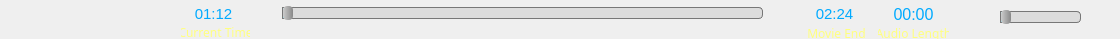
     <widget class="QWidget" name="widget_2" native="true">
      <property name="geometry">
       <rect>
        <x>92</x>
        <y>626</y>
        <width>1120</width>
        <height>39</height>
       </rect>
      </property>
      <widget class="QLabel" name="label">
       <property name="geometry">
        <rect>
         <x>0</x>
         <y>0</y>
         <width>1121</width>
         <height>39</height>
        </rect>
       </property>
       <property name="styleSheet">
        <string>QPushButton{
	border: 0px solid #8f8f91;
	border-radius: 0px;
}
QPushButton:hover{
border:1px solid #8f8f91;
color:rgb(0, 255, 0);
}</string>
       </property>
       <property name="text">
        <string/>
       </property>
       <property name="pixmap">
        <pixmap>Media/GUI/Edit_ActionControls.png</pixmap>
       </property>
       <property name="scaledContents">
        <bool>false</bool>
       </property>
      </widget>
      <widget class="QPushButton" name="Action_RewButton">
       <property name="geometry">
        <rect>
         <x>42</x>
         <y>8</y>
         <width>18</width>
         <height>17</height>
        </rect>
       </property>
       <property name="palette">
        <palette>
         <active>
          <colorrole role="Base">
           <brush brushstyle="SolidPattern">
            <color alpha="0">
             <red>255</red>
             <green>255</green>
             <blue>255</blue>
            </color>
           </brush>
          </colorrole>
         </active>
         <inactive>
          <colorrole role="Base">
           <brush brushstyle="SolidPattern">
            <color alpha="0">
             <red>255</red>
             <green>255</green>
             <blue>255</blue>
            </color>
           </brush>
          </colorrole>
         </inactive>
         <disabled>
          <colorrole role="Base">
           <brush brushstyle="SolidPattern">
            <color alpha="255">
             <red>240</red>
             <green>240</green>
             <blue>240</blue>
            </color>
           </brush>
          </colorrole>
         </disabled>
        </palette>
       </property>
       <property name="toolTip">
        <string>Rewind</string>
       </property>
       <property name="styleSheet">
        <string notr="true">QPushButton{
	border: 0px solid #8f8f91;
	border-radius: 1px;
}
QPushButton:hover{
border:1px solid #8f8f91;
color:rgb(0, 255, 0);
}
QPushButton:pressed{
background-color: rgb(0, 0, 204);
border-style: inset;
}</string>
       </property>
       <property name="text">
        <string/>
       </property>
       <property name="icon">
        <iconset>
         <normaloff>Media/GUI/Rewind.png</normaloff>Media/GUI/Rewind.png</iconset>
       </property>
       <property name="flat">
        <bool>true</bool>
       </property>
      </widget>
      <widget class="QPushButton" name="Action_PlayButton">
       <property name="geometry">
        <rect>
         <x>70</x>
         <y>8</y>
         <width>18</width>
         <height>17</height>
        </rect>
       </property>
       <property name="palette">
        <palette>
         <active>
          <colorrole role="Base">
           <brush brushstyle="SolidPattern">
            <color alpha="0">
             <red>255</red>
             <green>255</green>
             <blue>255</blue>
            </color>
           </brush>
          </colorrole>
         </active>
         <inactive>
          <colorrole role="Base">
           <brush brushstyle="SolidPattern">
            <color alpha="0">
             <red>255</red>
             <green>255</green>
             <blue>255</blue>
            </color>
           </brush>
          </colorrole>
         </inactive>
         <disabled>
          <colorrole role="Base">
           <brush brushstyle="SolidPattern">
            <color alpha="255">
             <red>240</red>
             <green>240</green>
             <blue>240</blue>
            </color>
           </brush>
          </colorrole>
         </disabled>
        </palette>
       </property>
       <property name="toolTip">
        <string>Play</string>
       </property>
       <property name="styleSheet">
        <string notr="true">QPushButton{
	border: 0px solid #8f8f91;
	border-radius: 1px;
}
QPushButton:hover{
border:1px solid #8f8f91;
color:rgb(0, 255, 0);
}
QPushButton:pressed{
background-image:url(&quot;Media\GUI\Play_active.png&quot;);
background-color: rgb(0, 0, 204);
}</string>
       </property>
       <property name="text">
        <string/>
       </property>
       <property name="icon">
        <iconset>
         <normaloff>Media/GUI/Play.png</normaloff>
         <activeon>Media/GUI/Play_active.png</activeon>Media/GUI/Play.png</iconset>
       </property>
       <property name="flat">
        <bool>true</bool>
       </property>
      </widget>
      <widget class="QPushButton" name="Action_PauseButton">
       <property name="geometry">
        <rect>
         <x>100</x>
         <y>8</y>
         <width>16</width>
         <height>17</height>
        </rect>
       </property>
       <property name="palette">
        <palette>
         <active>
          <colorrole role="Base">
           <brush brushstyle="SolidPattern">
            <color alpha="0">
             <red>255</red>
             <green>255</green>
             <blue>255</blue>
            </color>
           </brush>
          </colorrole>
         </active>
         <inactive>
          <colorrole role="Base">
           <brush brushstyle="SolidPattern">
            <color alpha="0">
             <red>255</red>
             <green>255</green>
             <blue>255</blue>
            </color>
           </brush>
          </colorrole>
         </inactive>
         <disabled>
          <colorrole role="Base">
           <brush brushstyle="SolidPattern">
            <color alpha="255">
             <red>240</red>
             <green>240</green>
             <blue>240</blue>
            </color>
           </brush>
          </colorrole>
         </disabled>
        </palette>
       </property>
       <property name="toolTip">
        <string>Pause</string>
       </property>
       <property name="styleSheet">
        <string notr="true">QPushButton{
	border: 0px solid #8f8f91;
	border-radius: 1px;
}
QPushButton:hover{
border:1px solid #8f8f91;
color:rgb(0, 255, 0);
}
QPushButton:pressed{
background-color: rgb(0, 0, 204);
border-style: inset;
}</string>
       </property>
       <property name="text">
        <string/>
       </property>
       <property name="icon">
        <iconset>
         <normaloff>Media/GUI/Pause.png</normaloff>Media/GUI/Pause.png</iconset>
       </property>
       <property name="default">
        <bool>true</bool>
       </property>
       <property name="flat">
        <bool>true</bool>
       </property>
      </widget>
      <widget class="QPushButton" name="Action_FwdButton">
       <property name="geometry">
        <rect>
         <x>128</x>
         <y>8</y>
         <width>17</width>
         <height>17</height>
        </rect>
       </property>
       <property name="palette">
        <palette>
         <active>
          <colorrole role="Base">
           <brush brushstyle="SolidPattern">
            <color alpha="0">
             <red>255</red>
             <green>255</green>
             <blue>255</blue>
            </color>
           </brush>
          </colorrole>
         </active>
         <inactive>
          <colorrole role="Base">
           <brush brushstyle="SolidPattern">
            <color alpha="0">
             <red>255</red>
             <green>255</green>
             <blue>255</blue>
            </color>
           </brush>
          </colorrole>
         </inactive>
         <disabled>
          <colorrole role="Base">
           <brush brushstyle="SolidPattern">
            <color alpha="255">
             <red>240</red>
             <green>240</green>
             <blue>240</blue>
            </color>
           </brush>
          </colorrole>
         </disabled>
        </palette>
       </property>
       <property name="toolTip">
        <string>Fast Forward</string>
       </property>
       <property name="styleSheet">
        <string notr="true">QPushButton{
	border: 0px solid #8f8f91;
	border-radius: 1px;
}
QPushButton:hover{
border:1px solid #8f8f91;
color:rgb(0, 255, 0);
}
QPushButton:pressed{
background-color: rgb(0, 0, 204);
border-style: inset;
}</string>
       </property>
       <property name="text">
        <string/>
       </property>
       <property name="icon">
        <iconset>
         <normaloff>Media/GUI/Fastforward.png</normaloff>Media/GUI/Fastforward.png</iconset>
       </property>
       <property name="flat">
        <bool>true</bool>
       </property>
      </widget>
      <widget class="QLabel" name="Action_CurrentTimeLabel">
       <property name="geometry">
        <rect>
         <x>178</x>
         <y>1</y>
         <width>71</width>
         <height>26</height>
        </rect>
       </property>
       <property name="palette">
        <palette>
         <active>
          <colorrole role="WindowText">
           <brush brushstyle="SolidPattern">
            <color alpha="255">
             <red>0</red>
             <green>170</green>
             <blue>255</blue>
            </color>
           </brush>
          </colorrole>
          <colorrole role="Text">
           <brush brushstyle="SolidPattern">
            <color alpha="255">
             <red>255</red>
             <green>255</green>
             <blue>255</blue>
            </color>
           </brush>
          </colorrole>
         </active>
         <inactive>
          <colorrole role="WindowText">
           <brush brushstyle="SolidPattern">
            <color alpha="255">
             <red>0</red>
             <green>170</green>
             <blue>255</blue>
            </color>
           </brush>
          </colorrole>
          <colorrole role="Text">
           <brush brushstyle="SolidPattern">
            <color alpha="255">
             <red>255</red>
             <green>255</green>
             <blue>255</blue>
            </color>
           </brush>
          </colorrole>
         </inactive>
         <disabled>
          <colorrole role="WindowText">
           <brush brushstyle="SolidPattern">
            <color alpha="255">
             <red>120</red>
             <green>120</green>
             <blue>120</blue>
            </color>
           </brush>
          </colorrole>
          <colorrole role="Text">
           <brush brushstyle="SolidPattern">
            <color alpha="255">
             <red>120</red>
             <green>120</green>
             <blue>120</blue>
            </color>
           </brush>
          </colorrole>
         </disabled>
        </palette>
       </property>
       <property name="font">
        <font>
         <family>Tahoma</family>
         <pointsize>11</pointsize>
         <weight>50</weight>
         <bold>false</bold>
        </font>
       </property>
       <property name="text">
        <string>01:12</string>
       </property>
       <property name="alignment">
        <set>Qt::AlignCenter</set>
       </property>
      </widget>
      <widget class="QLabel" name="Action_EndTimeLabel">
       <property name="geometry">
        <rect>
         <x>799</x>
         <y>1</y>
         <width>71</width>
         <height>26</height>
        </rect>
       </property>
       <property name="palette">
        <palette>
         <active>
          <colorrole role="WindowText">
           <brush brushstyle="SolidPattern">
            <color alpha="255">
             <red>0</red>
             <green>170</green>
             <blue>255</blue>
            </color>
           </brush>
          </colorrole>
         </active>
         <inactive>
          <colorrole role="WindowText">
           <brush brushstyle="SolidPattern">
            <color alpha="255">
             <red>0</red>
             <green>170</green>
             <blue>255</blue>
            </color>
           </brush>
          </colorrole>
         </inactive>
         <disabled>
          <colorrole role="WindowText">
           <brush brushstyle="SolidPattern">
            <color alpha="255">
             <red>120</red>
             <green>120</green>
             <blue>120</blue>
            </color>
           </brush>
          </colorrole>
         </disabled>
        </palette>
       </property>
       <property name="font">
        <font>
         <family>Tahoma</family>
         <pointsize>11</pointsize>
         <weight>50</weight>
         <bold>false</bold>
        </font>
       </property>
       <property name="text">
        <string>02:24</string>
       </property>
       <property name="alignment">
        <set>Qt::AlignCenter</set>
       </property>
      </widget>
      <widget class="QLabel" name="Action_AudioTimeLabel">
       <property name="geometry">
        <rect>
         <x>878</x>
         <y>1</y>
         <width>71</width>
         <height>26</height>
        </rect>
       </property>
       <property name="palette">
        <palette>
         <active>
          <colorrole role="WindowText">
           <brush brushstyle="SolidPattern">
            <color alpha="255">
             <red>0</red>
             <green>170</green>
             <blue>255</blue>
            </color>
           </brush>
          </colorrole>
         </active>
         <inactive>
          <colorrole role="WindowText">
           <brush brushstyle="SolidPattern">
            <color alpha="255">
             <red>0</red>
             <green>170</green>
             <blue>255</blue>
            </color>
           </brush>
          </colorrole>
         </inactive>
         <disabled>
          <colorrole role="WindowText">
           <brush brushstyle="SolidPattern">
            <color alpha="255">
             <red>120</red>
             <green>120</green>
             <blue>120</blue>
            </color>
           </brush>
          </colorrole>
         </disabled>
        </palette>
       </property>
       <property name="font">
        <font>
         <family>Tahoma</family>
         <pointsize>12</pointsize>
         <weight>50</weight>
         <bold>false</bold>
        </font>
       </property>
       <property name="text">
        <string>00:00</string>
       </property>
       <property name="alignment">
        <set>Qt::AlignCenter</set>
       </property>
      </widget>
      <widget class="QPushButton" name="Action_MuteButton">
       <property name="geometry">
        <rect>
         <x>957</x>
         <y>8</y>
         <width>16</width>
         <height>17</height>
        </rect>
       </property>
       <property name="text">
        <string/>
       </property>
       <property name="icon">
        <iconset>
         <normaloff>Media/GUI/Volume.png</normaloff>Media/GUI/Volume.png</iconset>
       </property>
       <property name="flat">
        <bool>true</bool>
       </property>
      </widget>
      <widget class="QLabel" name="label_2">
       <property name="geometry">
        <rect>
         <x>181</x>
         <y>27</y>
         <width>69</width>
         <height>11</height>
        </rect>
       </property>
       <property name="palette">
        <palette>
         <active>
          <colorrole role="WindowText">
           <brush brushstyle="SolidPattern">
            <color alpha="255">
             <red>255</red>
             <green>255</green>
             <blue>127</blue>
            </color>
           </brush>
          </colorrole>
         </active>
         <inactive>
          <colorrole role="WindowText">
           <brush brushstyle="SolidPattern">
            <color alpha="255">
             <red>255</red>
             <green>255</green>
             <blue>127</blue>
            </color>
           </brush>
          </colorrole>
         </inactive>
         <disabled>
          <colorrole role="WindowText">
           <brush brushstyle="SolidPattern">
            <color alpha="255">
             <red>120</red>
             <green>120</green>
             <blue>120</blue>
            </color>
           </brush>
          </colorrole>
         </disabled>
        </palette>
       </property>
       <property name="font">
        <font>
         <family>Raavi</family>
         <pointsize>9</pointsize>
        </font>
       </property>
       <property name="text">
        <string>Current Time</string>
       </property>
       <property name="alignment">
        <set>Qt::AlignCenter</set>
       </property>
      </widget>
      <widget class="QLabel" name="label_3">
       <property name="geometry">
        <rect>
         <x>802</x>
         <y>28</y>
         <width>69</width>
         <height>11</height>
        </rect>
       </property>
       <property name="palette">
        <palette>
         <active>
          <colorrole role="WindowText">
           <brush brushstyle="SolidPattern">
            <color alpha="255">
             <red>255</red>
             <green>255</green>
             <blue>127</blue>
            </color>
           </brush>
          </colorrole>
         </active>
         <inactive>
          <colorrole role="WindowText">
           <brush brushstyle="SolidPattern">
            <color alpha="255">
             <red>255</red>
             <green>255</green>
             <blue>127</blue>
            </color>
           </brush>
          </colorrole>
         </inactive>
         <disabled>
          <colorrole role="WindowText">
           <brush brushstyle="SolidPattern">
            <color alpha="255">
             <red>120</red>
             <green>120</green>
             <blue>120</blue>
            </color>
           </brush>
          </colorrole>
         </disabled>
        </palette>
       </property>
       <property name="font">
        <font>
         <family>Raavi</family>
         <pointsize>9</pointsize>
        </font>
       </property>
       <property name="text">
        <string>Movie End</string>
       </property>
       <property name="alignment">
        <set>Qt::AlignCenter</set>
       </property>
      </widget>
      <widget class="QLabel" name="label_4">
       <property name="geometry">
        <rect>
         <x>878</x>
         <y>28</y>
         <width>71</width>
         <height>11</height>
        </rect>
       </property>
       <property name="palette">
        <palette>
         <active>
          <colorrole role="WindowText">
           <brush brushstyle="SolidPattern">
            <color alpha="255">
             <red>255</red>
             <green>255</green>
             <blue>127</blue>
            </color>
           </brush>
          </colorrole>
         </active>
         <inactive>
          <colorrole role="WindowText">
           <brush brushstyle="SolidPattern">
            <color alpha="255">
             <red>255</red>
             <green>255</green>
             <blue>127</blue>
            </color>
           </brush>
          </colorrole>
         </inactive>
         <disabled>
          <colorrole role="WindowText">
           <brush brushstyle="SolidPattern">
            <color alpha="255">
             <red>120</red>
             <green>120</green>
             <blue>120</blue>
            </color>
           </brush>
          </colorrole>
         </disabled>
        </palette>
       </property>
       <property name="font">
        <font>
         <family>Raavi</family>
         <pointsize>9</pointsize>
        </font>
       </property>
       <property name="text">
        <string>Audio Length</string>
       </property>
       <property name="alignment">
        <set>Qt::AlignCenter</set>
       </property>
      </widget>
      <widget class="QPushButton" name="Action_EndButton">
       <property name="geometry">
        <rect>
         <x>152</x>
         <y>8</y>
         <width>15</width>
         <height>17</height>
        </rect>
       </property>
       <property name="styleSheet">
        <string notr="true">QPushButton{
	border: 0px solid #8f8f91;
	border-radius: 1px;
}
QPushButton:hover{
border:1px solid #8f8f91;
color:rgb(0, 255, 0);
}
QPushButton:pressed{
background-color: rgb(0, 0, 204);
}</string>
       </property>
       <property name="text">
        <string/>
       </property>
       <property name="icon">
        <iconset>
         <normaloff>Media/GUI/End.png</normaloff>Media/GUI/End.png</iconset>
       </property>
       <property name="flat">
        <bool>true</bool>
       </property>
      </widget>
      <widget class="QPushButton" name="Action_BeginButton">
       <property name="geometry">
        <rect>
         <x>22</x>
         <y>8</y>
         <width>15</width>
         <height>17</height>
        </rect>
       </property>
       <property name="styleSheet">
        <string notr="true">QPushButton{
	border: 0px solid #8f8f91;
	border-radius: 1px;
}
QPushButton:hover{
border:1px solid #8f8f91;
color:rgb(0, 255, 0);
}
QPushButton:pressed{
background-color: rgb(0, 0, 204);
}</string>
       </property>
       <property name="text">
        <string/>
       </property>
       <property name="icon">
        <iconset>
         <normaloff>Media/GUI/Begin.png</normaloff>Media/GUI/Begin.png</iconset>
       </property>
       <property name="flat">
        <bool>true</bool>
       </property>
      </widget>
      <widget class="QSlider" name="Edit_TimelineSlider">
       <property name="geometry">
        <rect>
         <x>282</x>
         <y>4</y>
         <width>481</width>
         <height>19</height>
        </rect>
       </property>
       <property name="styleSheet">
        <string notr="true">QSlider::groove:horizontal { background-color: rgb(220,220,220); border: 1px solid #bbb; height: 10px; border-radius: 4px; } QSlider::handle:horizontal { width: 10px; background:QLinearGradient(x1: 0, y1: 0, x2: 1, y2: 0, stop: 0 #CCC, stop: 1 #888); margin-top: -2px; /* expand outside the groove */ margin-bottom: -2px; border-radius: 4px; } QSlider::handle:horizontal:hover{ width: 10px; background:QLinearGradient(x1: 0, y1: 0, x2: 1, y2: 0, stop: 0 #AAA, stop: 1 #555); margin-top: -2px; /* expand outside the groove */ margin-bottom: -2px; border-radius: 4px; } QSlider::sub-page:horizontal{ background: qlineargradient(x1: 0, y1:0, x2: 0, y2:1, stop: 0 #5CF, stop: 1 #0FF); background: qlineargradient(x1: 0, y1:0.2, x2: 1, y2:1, stop: 0 #DFF, stop: 1 #0CF); border: 1px solid #777; height: 10px; border-radius: 4px; } QSlider::add-page:horizontal{ background-color: rgb(220,220,220); border: 1px solid #777; height: 10px; border-radius: 4px; } </string>
       </property>
       <property name="orientation">
        <enum>Qt::Horizontal</enum>
       </property>
      </widget>
      <widget class="QSlider" name="Edit_VolumeSlider">
       <property name="geometry">
        <rect>
         <x>1000</x>
         <y>8</y>
         <width>81</width>
         <height>19</height>
        </rect>
       </property>
       <property name="styleSheet">
        <string notr="true">QSlider::groove:horizontal { background-color: rgb(220,220,220); border: 1px solid #bbb; height: 10px; border-radius: 4px; } QSlider::handle:horizontal { width: 10px; background:QLinearGradient(x1: 0, y1: 0, x2: 1, y2: 0, stop: 0 #CCC, stop: 1 #888); margin-top: -2px; /* expand outside the groove */ margin-bottom: -2px; border-radius: 4px; } QSlider::handle:horizontal:hover{ width: 10px; background:QLinearGradient(x1: 0, y1: 0, x2: 1, y2: 0, stop: 0 #AAA, stop: 1 #555); margin-top: -2px; /* expand outside the groove */ margin-bottom: -2px; border-radius: 4px; } QSlider::sub-page:horizontal{ background: qlineargradient(x1: 0, y1:0, x2: 0, y2:1, stop: 0 #5CF, stop: 1 #0FF); background: qlineargradient(x1: 0, y1:0.2, x2: 1, y2:1, stop: 0 #DFF, stop: 1 #0CF); border: 1px solid #777; height: 10px; border-radius: 4px; } QSlider::add-page:horizontal{ background-color: rgb(220,220,220); border: 1px solid #777; height: 10px; border-radius: 4px; } </string>
       </property>
       <property name="orientation">
        <enum>Qt::Horizontal</enum>
       </property>
      </widget>
     </widget>
